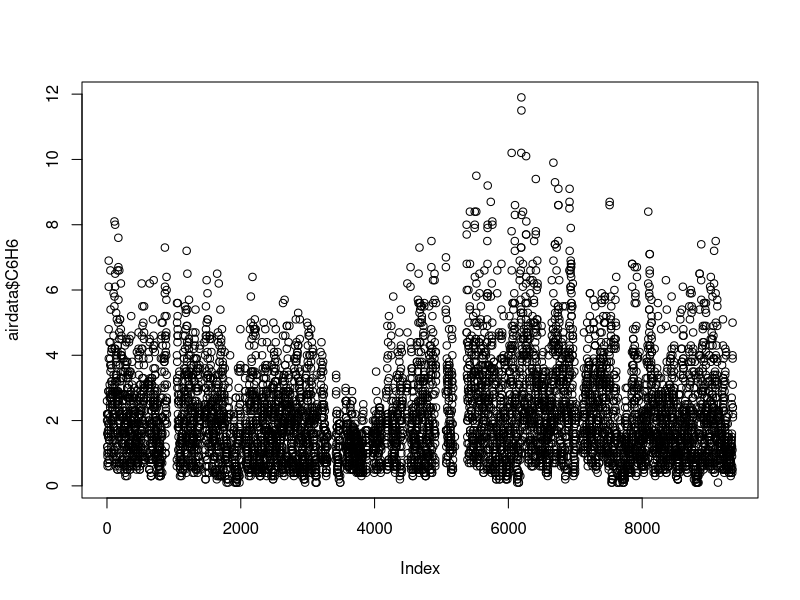
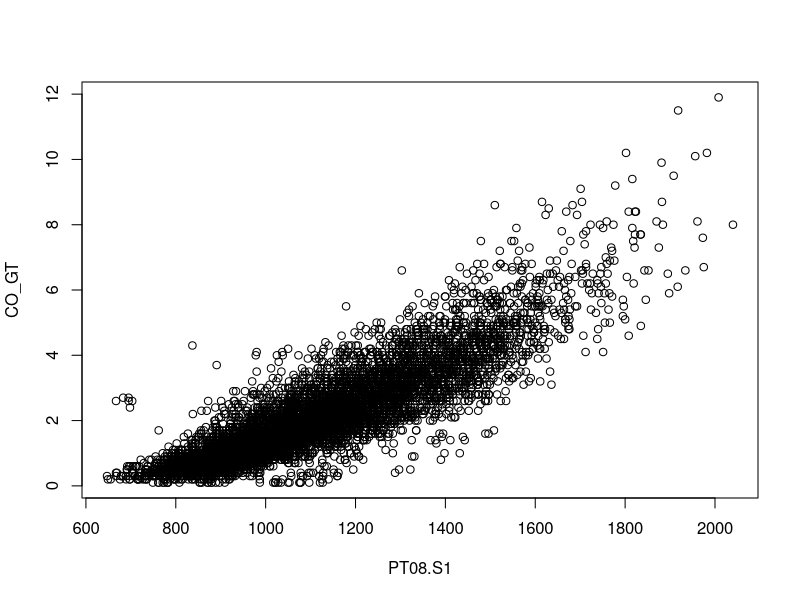
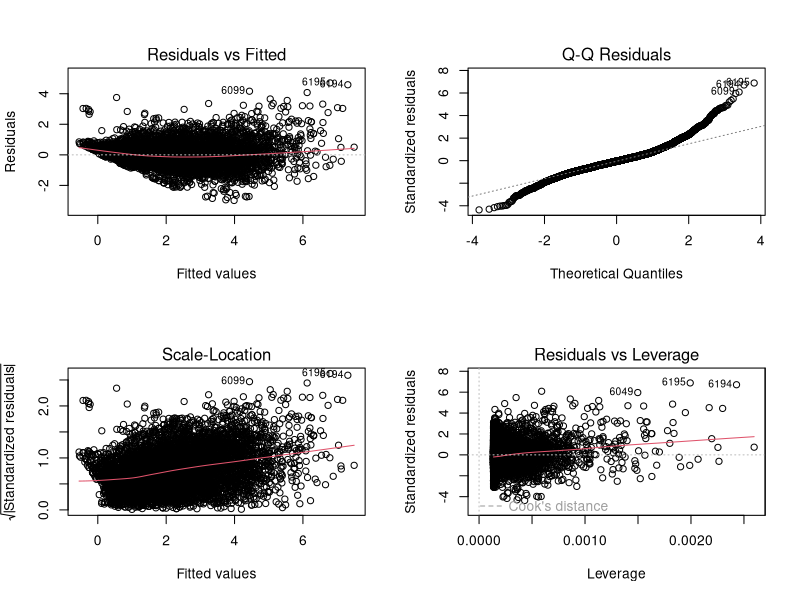

R code for these plots, in order: (Note: this script raises an error after producing the figures.)
## 6 - Regression
##
## Author: Bo Zhang
##
## Date Created: 5/26/2022
##
## ---------------------------
##
## Special notes:
##   for CARE 2022 students 
##
## ---------------------------

# set working directory and import Edgewater sample data
# setwd("dir")
airdata <- read.csv("Airquality.csv")
plot(airdata$CO_GT, airdata$C6H6)

# scatterplot of PT08.S1 and CO_GT
plot(CO_GT ~ PT08.S1, data = airdata)

# build a simple linear regression model using PT08.S1 to predict CO_GT
model <- lm(CO_GT ~ PT08.S1, data = airdata)
model
summary(model)

# create model plots
par(mfrow=c(2,2))
plot(model)

# build a multiple regression model using PT08.S1 and C6H6 to predict CO_GT
model_1 <- lm(CO_GT ~ PT08.S1 + C6H6, data = airdata)
model_1
summary(model_1)

# create model plots
par(mfrow=c(2,2))
plot(model_1)
